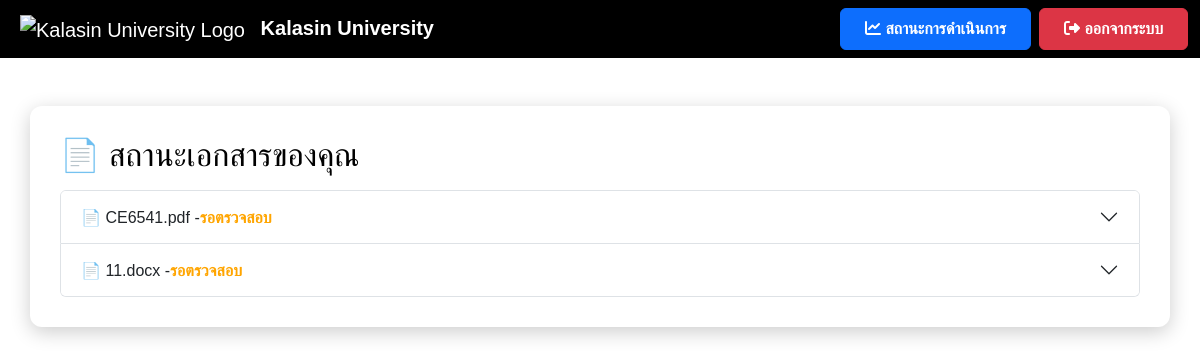
The page /status (signed in) on the database as committed earlier.
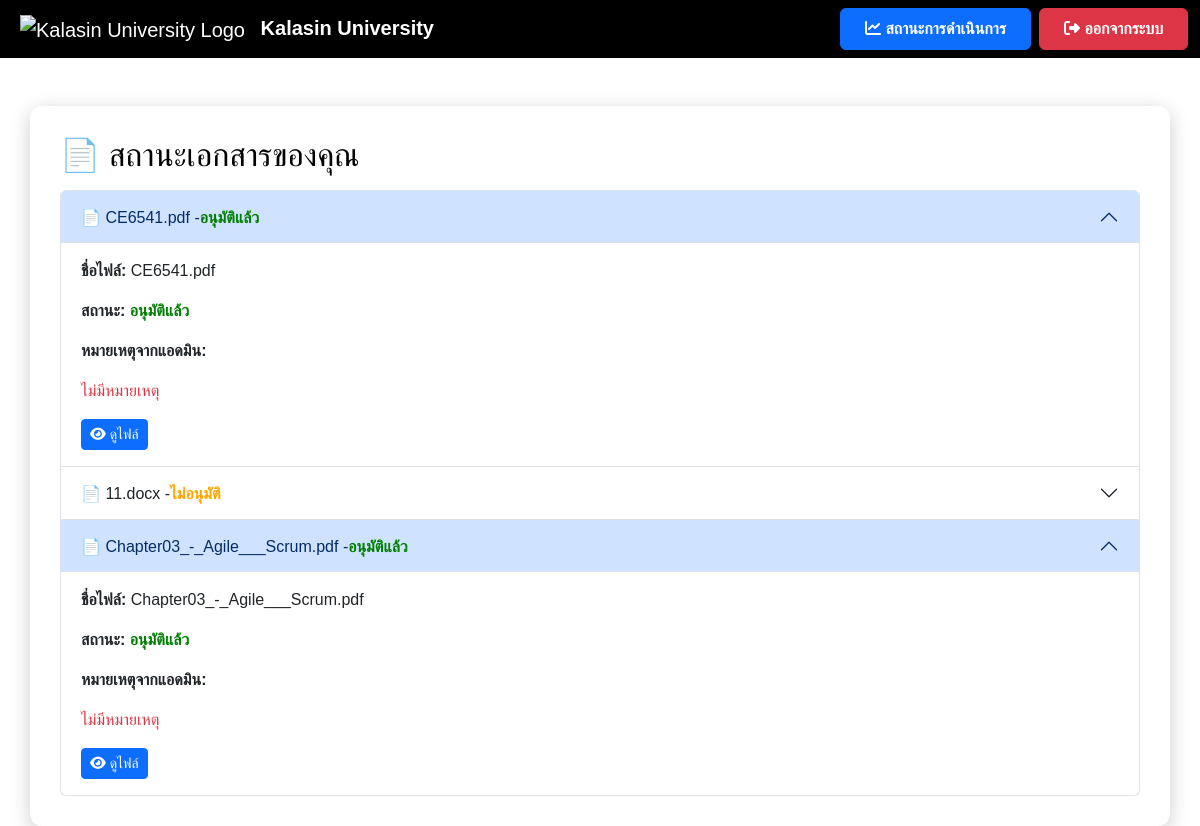
The same page on the database as committed later.
### app.py (models this page shows)
class File(db.Model):
    id = db.Column(db.Integer, primary_key=True)
    filename = db.Column(db.String(255), nullable=False)
    file_path = db.Column(db.String(255), nullable=True)  # ✅ เพิ่มฟิลด์นี้
    status = db.Column(db.String(50), nullable=False, default="รอตรวจสอบ")
    comment = db.Column(db.Text, nullable=True)
    user_id = db.Column(db.Integer, db.ForeignKey('user.id'), nullable=False)

### app.py (the view)
@app.route('/status')
def status():
    if 'user_id' not in session:
        return redirect(url_for('login'))
    user = User.query.get(session['user_id'])
    files = File.query.filter_by(user_id=user.id).all()
    for file in files:
        print(f"ไฟล์: {file.filename}, สถานะ: {file.status}, หมายเหตุ: {file.comment}")
    return render_template('status.html', username=user.username, files=files)

### templates/status.html (shortened to what this page needs)
<!DOCTYPE html>
<html lang="th">
<head>
    <link href="https://cdn.jsdelivr.net/npm/bootstrap@5.3.3/dist/css/bootstrap.min.css" rel="stylesheet">
    <link rel="stylesheet" href="https://cdnjs.cloudflare.com/ajax/libs/font-awesome/6.4.2/css/all.min.css">
</head>
<body>
    <nav class="navbar navbar-expand-lg navbar-dark">
        <div class="container-fluid">
            <a class="navbar-brand ms-2" href="{{ url_for('user_dashboard') }}">
                <img src="https://upload.wikimedia.org/wikipedia/th/thumb/4/4e/Kalasin_University_Seal.svg/1200px-Kalasin_University_Seal.svg.png" alt="Kalasin University Logo" style="height: 50px; margin-right: 10px;">
                <strong>Kalasin University</strong>
            </a>
            <div class="ms-auto d-flex">
                <a href="{{ url_for('status') }}" class="btn btn-primary fw-bold px-4 py-2 me-2">
                    <i class="fas fa-chart-line"></i> สถานะการดำเนินการ
                </a>
                <a href="#" onclick="logout()" class="btn btn-danger fw-bold px-4 py-2">
                    <i class="fas fa-sign-out-alt"></i> ออกจากระบบ
                </a>
            </div>
        </div>
    </nav>
    <div class="container container-custom mt-5">
        <h2>📄 สถานะเอกสารของคุณ</h2>
        <div id="fileStatusContainer">
            <div class="accordion mt-3" id="fileStatusAccordion">
                {% if files %}
                    {% for file in files %}
                        <div class="accordion-item">
                            <h2 class="accordion-header" id="heading{{ file.id }}">
                                <button class="accordion-button {% if file.status != 'อนุมัติแล้ว' %}collapsed{% endif %}"
                                        type="button" data-bs-toggle="collapse"
                                        data-bs-target="#collapse{{ file.id }}"
                                        aria-expanded="false" aria-controls="collapse{{ file.id }}">
                                    📄 {{ file.filename }} -
                                    <span id="status-{{ file.id }}" class="{% if file.status == 'อนุมัติแล้ว' %}status-approved{% else %}status-pending{% endif %}">
                                        {{ file.status }}
                                    </span>
                                </button>
                            </h2>
                            <div id="collapse{{ file.id }}" class="accordion-collapse collapse {% if file.status == 'อนุมัติแล้ว' %}show{% endif %}"
                                 aria-labelledby="heading{{ file.id }}" data-bs-parent="#fileStatusAccordion">
                                <div class="accordion-body">
                                    <p><strong>ชื่อไฟล์:</strong> {{ file.filename }}</p>
                                    <p><strong>สถานะ:</strong>
                                        <span id="status-text-{{ file.id }}" class="{% if file.status == 'อนุมัติแล้ว' %}status-approved{% else %}status-pending{% endif %}">
                                            {{ file.status }}
                                        </span>
                                    </p>
                                    <p><strong>หมายเหตุจากแอดมิน:</strong></p>
                                    <p id="admin-comment-{{ file.id }}" class="text-danger">
                                        {{ file.comment if file.comment else 'ไม่มีหมายเหตุ' }}
                                    </p>
                                    <a href="{{ url_for('uploaded_file', filename=file.filename) }}" class="btn btn-sm btn-primary" target="_blank">
                                        <i class="fas fa-eye"></i> ดูไฟล์
                                    </a>
                                </div>
                            </div>
                        </div>
                    {% endfor %}
                {% else %}
                    <p class="text-muted">⛔ คุณยังไม่มีไฟล์ที่ส่งคำขอ</p>
                {% endif %}
            </div>
        </div>
    </div>
</body>
</html>

Rows that differ between the two databases and show on the page:
changed File "CE6541.pdf": status "รอตรวจสอบ" → "อนุมัติแล้ว"; filename (not shown) → "CE6541.pdf"; status (not shown) → "อนุมัติแล้ว"; comment (not shown) → "ไม่มีหมายเหตุ"
changed File "11.docx": status "รอตรวจสอบ" → "ไม่อนุมัติ"
added File: filename "Chapter03_-_Agile___Scrum.pdf", status "อนุมัติแล้ว", comment "ไม่มีหมายเหตุ"
